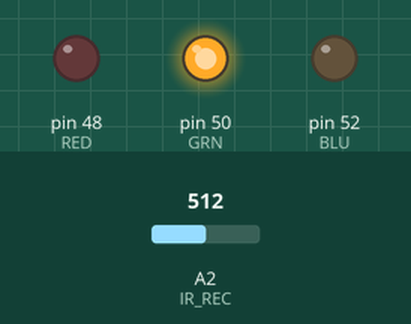
The sketch below on a simulated Arduino Mega 2560, built with avr-gcc and run on an emulated ATmega2560. Shown: output pins drawn as LEDs (lit = HIGH). Inputs (shaded band) come from the test bench; at power-on: A2 (IR_REC) = 512. What the sketch prints to the serial monitor is not drawn.

Above: at 1.2 s.
1.3 s: A2 (IR_REC) set to 0
At 2.5 s:
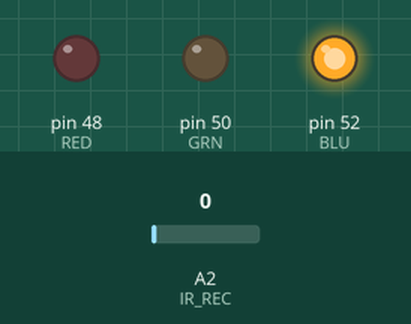
Timing chart, 0 to 4.3 s (numbered marks = the images above; inputs shaded):
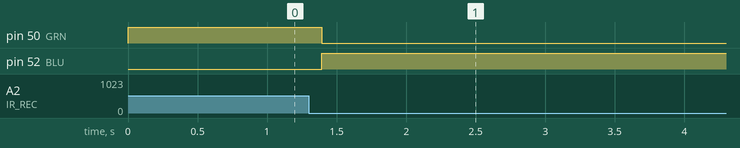

Measured:
- after the input at 1.3 s, pin 50 (GRN): HIGH → LOW after 0.09 s; pin 52 (BLU): LOW → HIGH after 0.09 s

The sketch:

IR_REC_TEST.ino
```cpp
#define RED 48
#define GRN 50
#define BLU 52
#define IR_REC A2

#define RED_SET pinMode(RED,OUTPUT)
#define RED_ON digitalWrite(RED,HIGH)
#define RED_OFF digitalWrite(RED,LOW)

#define GRN_SET pinMode(GRN,OUTPUT)
#define GRN_ON digitalWrite(GRN,HIGH)
#define GRN_OFF digitalWrite(GRN,LOW)

#define BLU_SET pinMode(BLU,OUTPUT)
#define BLU_ON digitalWrite(BLU,HIGH)
#define BLU_OFF digitalWrite(BLU,LOW)

bool IR_STATE = false;
bool LED_STATE = false;
int i = 0;
int n = 1;
int Analog_Val;

void Lights(int n){
  switch (n) {
      case 1:                   // Case: Full Health
        GRN_OFF;
        BLU_ON;
        RED_OFF;
        break;
      case 2:                   // Case: One Hit
        GRN_OFF;
        BLU_OFF;
        RED_ON;
        break;
      case 3:                   // Case: Two Hits
        GRN_OFF;
        BLU_OFF;
        RED_OFF;
        break;
      default:                   // Case: Three Hits
        GRN_OFF;
        BLU_OFF;
        RED_OFF;;

    }
}

void setup() {
  RED_SET;
  GRN_SET;
  BLU_SET;
  GRN_ON;
  //BLU_ON;
  //RED_ON;
  pinMode(IR_REC,INPUT);
  Serial.begin(9600);
}

void loop() {
  Analog_Val = analogRead(IR_REC);
  Serial.println(Analog_Val);
  if(Analog_Val == 0){
    if(IR_STATE == false){
      i = i + 1;
      if((i%30) == 0){
        //Serial.println(i);
        Lights(n);
        n = n + 1;
        Serial.println("Hit");
        //LED_STATE = !LED_STATE;
        //digitalWrite(RED,LED_STATE);
        IR_STATE = true;
      }
    }
  }
  else{
    IR_STATE = false;
  }
}
```
